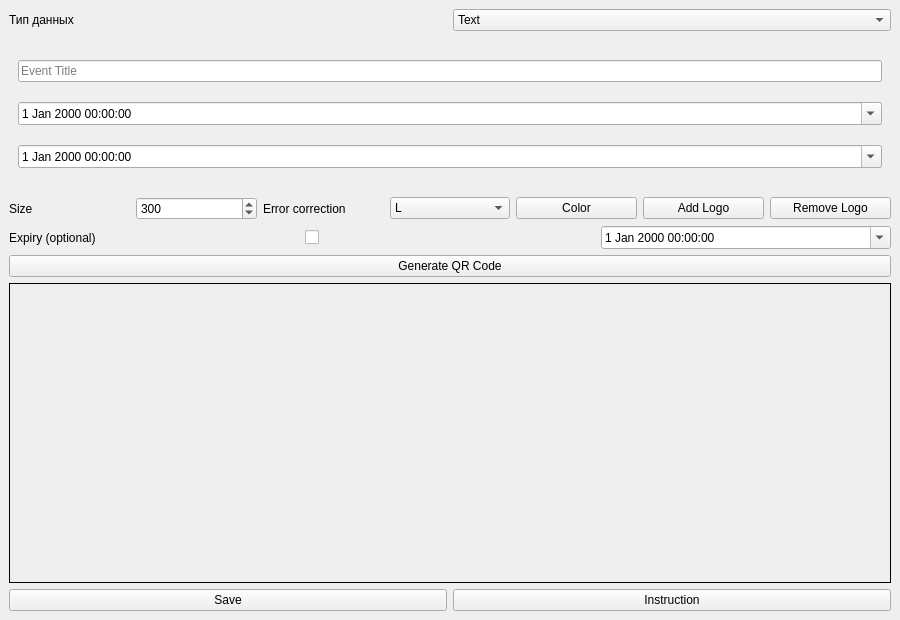
<?xml version="1.0" encoding="UTF-8"?>
<ui version="4.0">
 <class>MainWindow</class>
 <widget class="QMainWindow" name="MainWindow">
  <property name="geometry">
   <rect>
    <x>0</x>
    <y>0</y>
    <width>900</width>
    <height>620</height>
   </rect>
  </property>
  <property name="windowTitle">
   <string>QR Code Generator</string>
  </property>
  <widget class="QWidget" name="centralwidget">
   <layout class="QVBoxLayout" name="mainLayout">
    <item>
     <layout class="QHBoxLayout">
      <item>
       <widget class="QLabel" name="dataTypeLabel">
        <property name="text">
         <string>Тип данных</string>
        </property>
       </widget>
      </item>
      <item>
       <widget class="QComboBox" name="dataTypeComboBox">
        <item>
         <property name="text">
          <string>Text</string>
         </property>
        </item>
        <item>
         <property name="text">
          <string>URL</string>
         </property>
        </item>
        <item>
         <property name="text">
          <string>VCARD</string>
         </property>
        </item>
        <item>
         <property name="text">
          <string>Email</string>
         </property>
        </item>
        <item>
         <property name="text">
          <string>WiFi</string>
         </property>
        </item>
        <item>
         <property name="text">
          <string>Location</string>
         </property>
        </item>
        <item>
         <property name="text">
          <string>Event</string>
         </property>
        </item>
       </widget>
      </item>
     </layout>
    </item>
    <item>
     <widget class="QStackedWidget" name="dataInputStack">
      <property name="currentIndex">
       <number>6</number>
      </property>
      <widget class="QWidget" name="textWidget">
       <layout class="QVBoxLayout">
        <item>
         <widget class="QLineEdit" name="textLineEdit">
          <property name="placeholderText">
           <string>Enter text</string>
          </property>
         </widget>
        </item>
       </layout>
      </widget>
      <widget class="QWidget" name="urlWidget">
       <layout class="QVBoxLayout">
        <item>
         <widget class="QLineEdit" name="urlLineEdit">
          <property name="placeholderText">
           <string>Enter URL</string>
          </property>
         </widget>
        </item>
       </layout>
      </widget>
      <widget class="QWidget" name="vcardWidget">
       <layout class="QVBoxLayout">
        <item>
         <widget class="QLineEdit" name="vcardNameLineEdit">
          <property name="placeholderText">
           <string>Full name</string>
          </property>
         </widget>
        </item>
        <item>
         <widget class="QLineEdit" name="vcardPhoneLineEdit">
          <property name="placeholderText">
           <string>Phone number</string>
          </property>
         </widget>
        </item>
       </layout>
      </widget>
      <widget class="QWidget" name="emailWidget">
       <layout class="QVBoxLayout">
        <item>
         <widget class="QLineEdit" name="emailLineEdit">
          <property name="placeholderText">
           <string>Email address</string>
          </property>
         </widget>
        </item>
        <item>
         <widget class="QTextEdit" name="emailBodyTextEdit">
          <property name="placeholderText">
           <string>Email body</string>
          </property>
         </widget>
        </item>
       </layout>
      </widget>
      <widget class="QWidget" name="wifiWidget">
       <layout class="QVBoxLayout">
        <item>
         <widget class="QLineEdit" name="wifiSsidLineEdit">
          <property name="placeholderText">
           <string>SSID</string>
          </property>
         </widget>
        </item>
        <item>
         <widget class="QLineEdit" name="wifiPasswordLineEdit">
          <property name="placeholderText">
           <string>Password</string>
          </property>
         </widget>
        </item>
        <item>
         <widget class="QComboBox" name="wifiEncryptionComboBox">
          <item>
           <property name="text">
            <string>WPA</string>
           </property>
          </item>
          <item>
           <property name="text">
            <string>WEP</string>
           </property>
          </item>
          <item>
           <property name="text">
            <string>nopass</string>
           </property>
          </item>
         </widget>
        </item>
       </layout>
      </widget>
      <widget class="QWidget" name="locationWidget">
       <layout class="QVBoxLayout">
        <item>
         <widget class="QLineEdit" name="latitudeLineEdit">
          <property name="placeholderText">
           <string>Latitude</string>
          </property>
         </widget>
        </item>
        <item>
         <widget class="QLineEdit" name="longitudeLineEdit">
          <property name="placeholderText">
           <string>Longitude</string>
          </property>
         </widget>
        </item>
       </layout>
      </widget>
      <widget class="QWidget" name="eventWidget">
       <layout class="QVBoxLayout">
        <item>
         <widget class="QLineEdit" name="eventTitleLineEdit">
          <property name="placeholderText">
           <string>Event Title</string>
          </property>
         </widget>
        </item>
        <item>
         <widget class="QDateTimeEdit" name="eventStartDateTimeEdit">
          <property name="calendarPopup">
           <bool>true</bool>
          </property>
         </widget>
        </item>
        <item>
         <widget class="QDateTimeEdit" name="eventEndDateTimeEdit">
          <property name="calendarPopup">
           <bool>true</bool>
          </property>
         </widget>
        </item>
       </layout>
      </widget>
     </widget>
    </item>
    <item>
     <layout class="QHBoxLayout">
      <item>
       <widget class="QLabel" name="sizeLabel">
        <property name="text">
         <string>Size</string>
        </property>
       </widget>
      </item>
      <item>
       <widget class="QSpinBox" name="sizeSpinBox">
        <property name="minimum">
         <number>100</number>
        </property>
        <property name="maximum">
         <number>1000</number>
        </property>
        <property name="value">
         <number>300</number>
        </property>
       </widget>
      </item>
      <item>
       <widget class="QLabel" name="ecLevelLabel">
        <property name="text">
         <string>Error correction</string>
        </property>
       </widget>
      </item>
      <item>
       <widget class="QComboBox" name="errorCorrectionComboBox">
        <item>
         <property name="text">
          <string>L</string>
         </property>
        </item>
        <item>
         <property name="text">
          <string>M</string>
         </property>
        </item>
        <item>
         <property name="text">
          <string>Q</string>
         </property>
        </item>
        <item>
         <property name="text">
          <string>H</string>
         </property>
        </item>
       </widget>
      </item>
      <item>
       <widget class="QPushButton" name="colorButton">
        <property name="text">
         <string>Color</string>
        </property>
       </widget>
      </item>
      <item>
       <widget class="QPushButton" name="addLogoButton">
        <property name="text">
         <string>Add Logo</string>
        </property>
       </widget>
      </item>
      <item>
       <widget class="QPushButton" name="removeLogoButton">
        <property name="text">
         <string>Remove Logo</string>
        </property>
       </widget>
      </item>
     </layout>
    </item>
    <item>
     <layout class="QHBoxLayout">
      <item>
       <widget class="QLabel" name="expiryLabel">
        <property name="text">
         <string>Expiry (optional)</string>
        </property>
       </widget>
      </item>
      <item>
       <widget class="QCheckBox" name="expiryCheckBox">
        <property name="text">
         <string/>
        </property>
       </widget>
      </item>
      <item>
       <widget class="QDateTimeEdit" name="expiryDateTimeEdit">
        <property name="calendarPopup">
         <bool>true</bool>
        </property>
       </widget>
      </item>
     </layout>
    </item>
    <item>
     <widget class="QPushButton" name="generateButton">
      <property name="text">
       <string>Generate QR Code</string>
      </property>
     </widget>
    </item>
    <item>
     <widget class="QLabel" name="qrCodeLabel">
      <property name="minimumSize">
       <size>
        <width>300</width>
        <height>300</height>
       </size>
      </property>
      <property name="frameShape">
       <enum>QFrame::Box</enum>
      </property>
      <property name="alignment">
       <set>Qt::AlignCenter</set>
      </property>
     </widget>
    </item>
    <item>
     <layout class="QHBoxLayout">
      <item>
       <widget class="QPushButton" name="saveButton">
        <property name="text">
         <string>Save</string>
        </property>
       </widget>
      </item>
      <item>
       <widget class="QPushButton" name="instructionButton">
        <property name="text">
         <string>Instruction</string>
        </property>
       </widget>
      </item>
     </layout>
    </item>
   </layout>
  </widget>
 </widget>
 <resources/>
 <connections/>
</ui>
